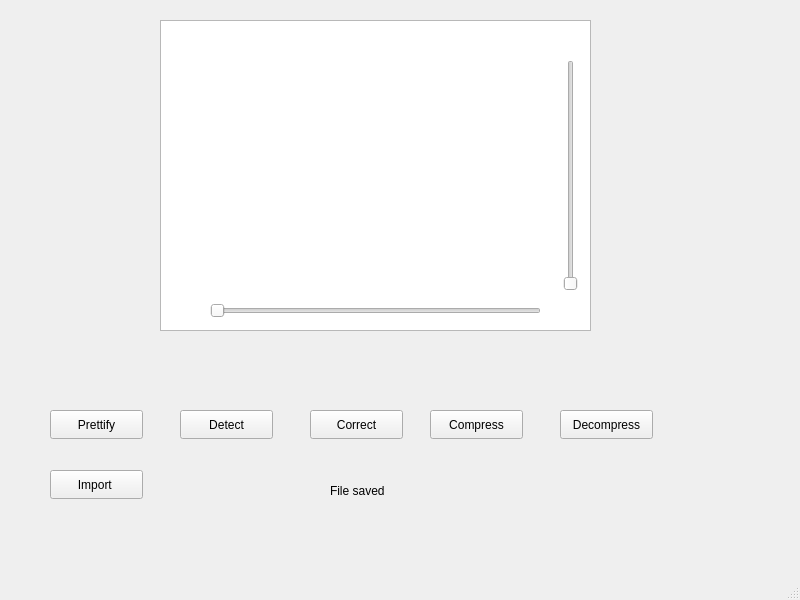
<?xml version="1.0" encoding="UTF-8"?>
<ui version="4.0">
 <class>MainWindow</class>
 <widget class="QMainWindow" name="MainWindow">
  <property name="geometry">
   <rect>
    <x>0</x>
    <y>0</y>
    <width>800</width>
    <height>600</height>
   </rect>
  </property>
  <property name="windowTitle">
   <string>MainWindow</string>
  </property>
  <property name="styleSheet">
   <string notr="true"/>
  </property>
  <widget class="QWidget" name="centralwidget">
   <widget class="QPushButton" name="pushButton">
    <property name="geometry">
     <rect>
      <x>50</x>
      <y>470</y>
      <width>93</width>
      <height>29</height>
     </rect>
    </property>
    <property name="styleSheet">
     <string notr="true"/>
    </property>
    <property name="text">
     <string>Import </string>
    </property>
   </widget>
   <widget class="QPushButton" name="pushButton_2">
    <property name="geometry">
     <rect>
      <x>50</x>
      <y>410</y>
      <width>93</width>
      <height>29</height>
     </rect>
    </property>
    <property name="text">
     <string>Prettify</string>
    </property>
   </widget>
   <widget class="QPushButton" name="pushButton_3">
    <property name="geometry">
     <rect>
      <x>180</x>
      <y>410</y>
      <width>93</width>
      <height>29</height>
     </rect>
    </property>
    <property name="text">
     <string>Detect</string>
    </property>
   </widget>
   <widget class="QPushButton" name="pushButton_4">
    <property name="geometry">
     <rect>
      <x>310</x>
      <y>410</y>
      <width>93</width>
      <height>29</height>
     </rect>
    </property>
    <property name="text">
     <string>Correct</string>
    </property>
   </widget>
   <widget class="QPushButton" name="pushButton_5">
    <property name="geometry">
     <rect>
      <x>430</x>
      <y>410</y>
      <width>93</width>
      <height>29</height>
     </rect>
    </property>
    <property name="text">
     <string>Compress</string>
    </property>
   </widget>
   <widget class="QPushButton" name="pushButton_6">
    <property name="geometry">
     <rect>
      <x>560</x>
      <y>410</y>
      <width>93</width>
      <height>29</height>
     </rect>
    </property>
    <property name="text">
     <string>Decompress</string>
    </property>
   </widget>
   <widget class="QListView" name="listView">
    <property name="geometry">
     <rect>
      <x>160</x>
      <y>20</y>
      <width>431</width>
      <height>311</height>
     </rect>
    </property>
   </widget>
   <widget class="QSlider" name="verticalSlider">
    <property name="geometry">
     <rect>
      <x>560</x>
      <y>60</y>
      <width>22</width>
      <height>231</height>
     </rect>
    </property>
    <property name="orientation">
     <enum>Qt::Orientation::Vertical</enum>
    </property>
   </widget>
   <widget class="QSlider" name="horizontalSlider">
    <property name="geometry">
     <rect>
      <x>210</x>
      <y>300</y>
      <width>331</width>
      <height>22</height>
     </rect>
    </property>
    <property name="orientation">
     <enum>Qt::Orientation::Horizontal</enum>
    </property>
   </widget>
   <widget class="QLabel" name="label">
    <property name="geometry">
     <rect>
      <x>330</x>
      <y>470</y>
      <width>441</width>
      <height>41</height>
     </rect>
    </property>
    <property name="text">
     <string>File saved</string>
    </property>
   </widget>
  </widget>
  <widget class="QMenuBar" name="menubar">
   <property name="geometry">
    <rect>
     <x>0</x>
     <y>0</y>
     <width>800</width>
     <height>26</height>
    </rect>
   </property>
  </widget>
  <widget class="QStatusBar" name="statusbar"/>
 </widget>
 <resources/>
 <connections/>
</ui>
